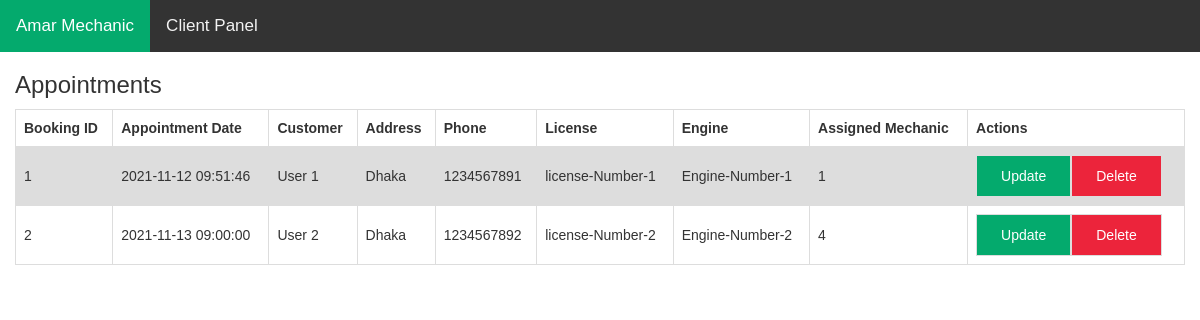
The app's page /admin.php with its own data.
### tables this page shows
CREATE TABLE IF NOT EXISTS `appointments` (
  `appointmentID` int(11) NOT NULL AUTO_INCREMENT,
  `userName` varchar(200) NOT NULL,
  `userAddress` varchar(10000) NOT NULL,
  `userPhone` int(10) NOT NULL,
  `userLicense` varchar(20) NOT NULL,
  `userEngine` varchar(20) NOT NULL,  
  `appointmentDate` timestamp NOT NULL DEFAULT CURRENT_TIMESTAMP ON UPDATE CURRENT_TIMESTAMP,
  `mechanicID` int(11) NOT NULL,
   PRIMARY KEY (appointmentID)
);

### include/appointments.php (the view, shortened to what this page needs)
<div class="container">
		<div class="row">
<h3>Appointments</h3>
			<div class="col-md-13">
			<div>
<?php
                    $result = mysqli_query($conn, "SELECT * FROM appointments");
echo "<table border='1'>
<th>Booking ID</th>
    <th>Appointment Date</th>
    <th>Customer</th>
    <th>Address</th>
    <th>Phone</th>
    <th>License</th>
    <th>Engine</th>
    <th>Assigned Mechanic</th>
    <th>Actions</th>  ";
while($row = mysqli_fetch_array($result))
  {
  echo "<tr>";
  echo "<td>" . $row['appointmentID']. "</td>";
  echo "<td>" . $row['appointmentDate'] . "</td>";
  echo "<td>" . $row['userName'] . "</td>";
  echo "<td>" . $row['userAddress'] . "</td>";
  echo "<td>" . $row['userPhone'] . "</td>";
  echo "<td>" . $row['userLicense'] . "</td>";
  echo "<td>" . $row['userEngine'] . "</td>";
  echo "<td>" . $row['mechanicID'] . "</td>";
  echo "<td> <div class='btn-group'>";
  echo "<a href=../include/update.php?edit=".$row['appointmentID']."><button class='btn-update'>Update</button></a>";
  echo "<a href=../include/delete.php?delete=".$row['appointmentID']."><button class='btn-delete'>Delete</button></a>";
  echo "</div> </td>";
  echo "</tr>";
  }
echo "</table>";
?>
		</div>
		</div>
</div>
</div>

### admin.php (shortened to what this page needs)
<!DOCTYPE html>
<html>
<head>
    <link rel="stylesheet" href="https://maxcdn.bootstrapcdn.com/bootstrap/3.3.7/css/bootstrap.min.css">
</head>
<body>
<div class="topnav">
  <a class="active" href="#home">Amar Mechanic</a>
  <a href="./home.php"> Client Panel </a>
</div>
</body>
<?php
include("../db/connectDB.php");
include("../include/appointments.php");
?>

### include/appointments.php (style rules this page uses)
.btn-group button { border: 1px solid #dddddd; color: white; padding: 10px 24px; cursor: pointer; float: left; }
.btn-update { background-color: #04AA6D; }
.btn-delete { background-color: #ec243b; }
table { font-family: arial, sans-serif; border-collapse: collapse; width: 100%; }
td, th { border: 1px solid #dddddd; text-align: left; padding: 8px; }
tr:nth-child(even) { background-color: #dddddd; }

### admin.php (style rules this page uses)
body { margin: 0; font-family: Arial, Helvetica, sans-serif; }
.topnav { overflow: hidden; background-color: #333; }
.topnav a { float: left; color: #f2f2f2; text-align: center; padding: 14px 16px; text-decoration: none; font-size: 17px; }
.topnav a.active { background-color: #04AA6D; color: white; }

### records on screen
appointments: appointmentID "1", appointmentDate "2021-11-12 09:51:46", userName "User 1", userAddress "Dhaka", userPhone "1234567891", userLicense "license-Number-1", userEngine "Engine-Number-1", mechanicID "1"
appointments: appointmentID "2", appointmentDate "2021-11-13 09:00:00", userName "User 2", userAddress "Dhaka", userPhone "1234567892", userLicense "license-Number-2", userEngine "Engine-Number-2", mechanicID "4"
